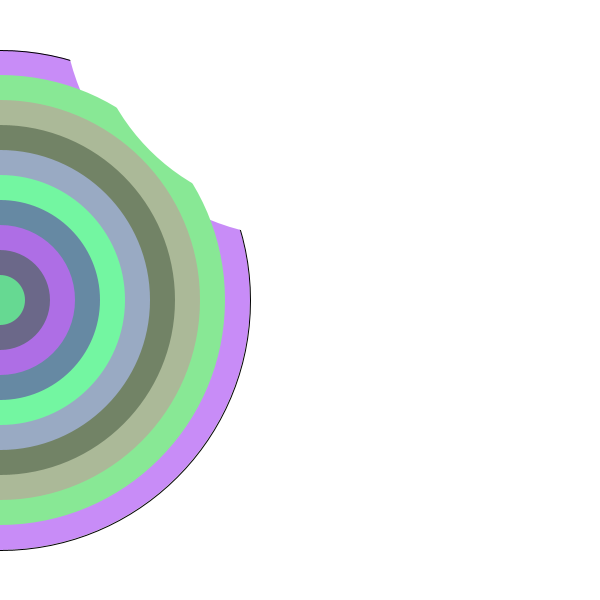
Frame 1 (no input)
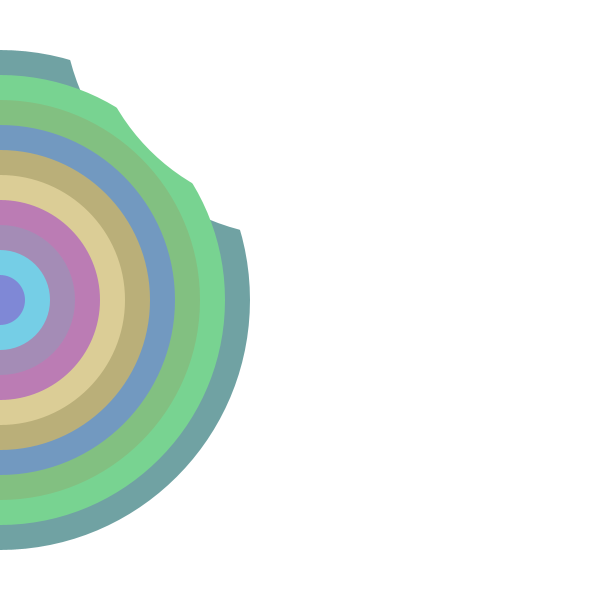
Frame 60 (the mouse pressed at the canvas centre just before this capture)
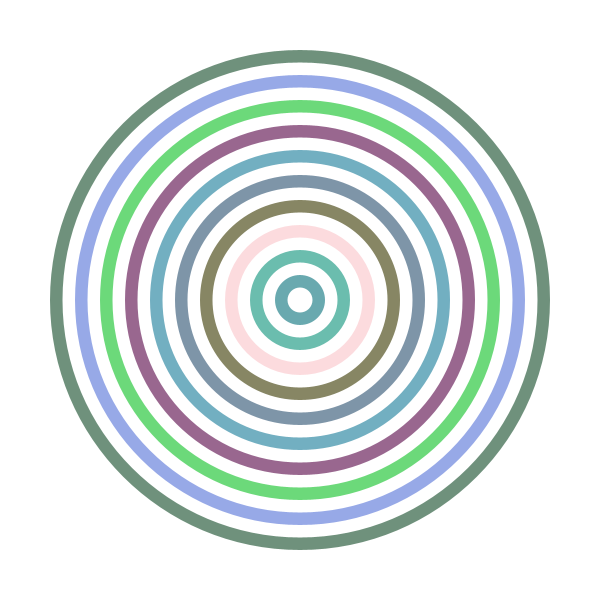
Frame 120 (the mouse held since frame 60 and released just before this capture)

The Processing sketch that drew these frames (run headless with seeded random() and noise(); from frame 60 on, the mouse is pressed at the canvas centre):

// Processing sketch: processing_159437
// ── processing_159437.pde

void setup() {
  size(600, 600);

  
} 
void draw() {
  background (255);
  for (float i= 500; i>0; i=i-50) {
  
   fill(random(100,255), random(100,255), random(100,255));
    ellipse(mouseY, height/2, i, i);
    noStroke();
    fill(255,255,255);
   ellipse (width/2,mouseY,i-25,i-25);
    }
  
}
